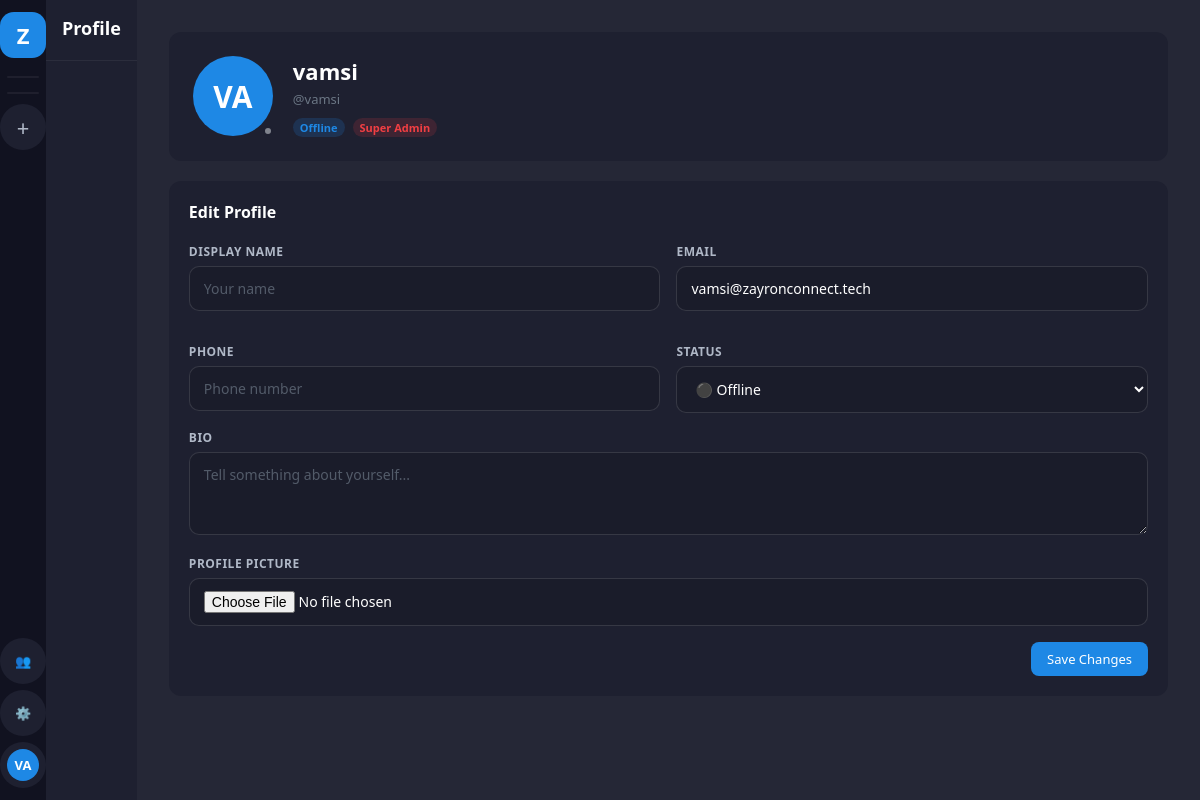
/profile/ (signed in), run on an earlier commit of the app's database.
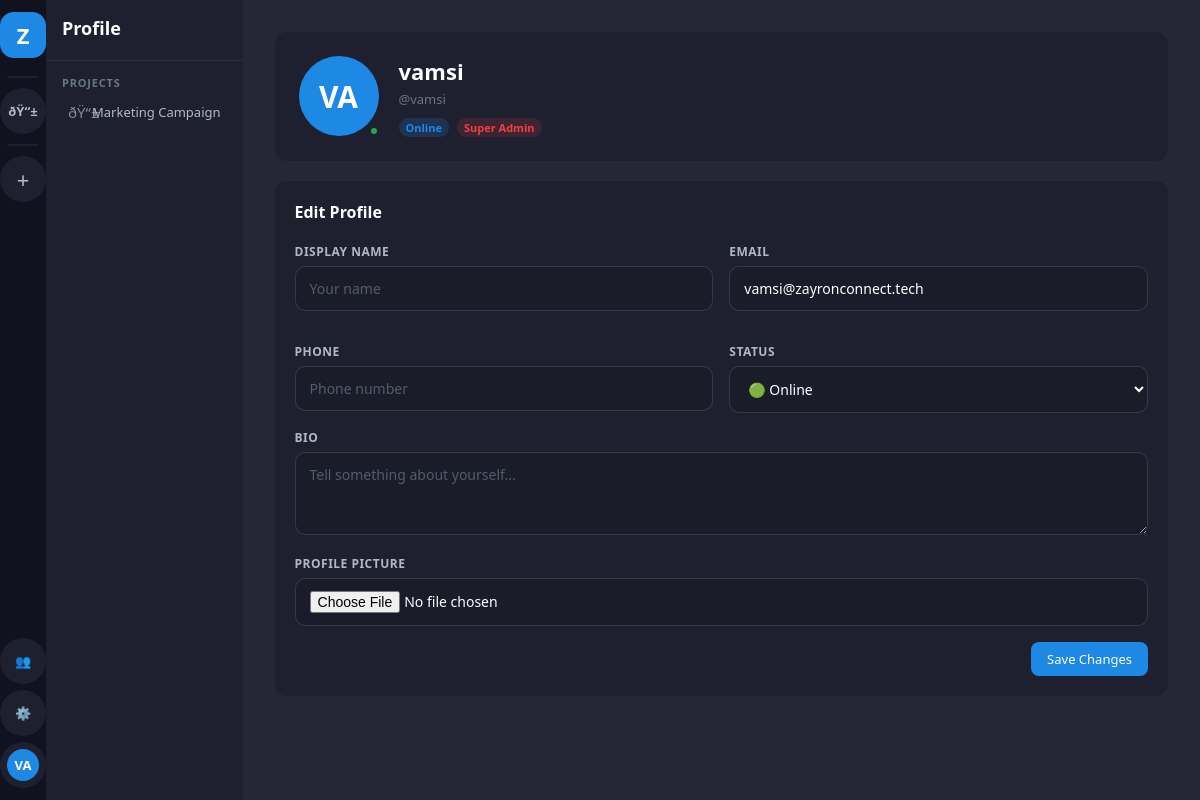
And on a later commit of the database.
### accounts/models.py (models this page shows, shortened)
class User(AbstractUser):
    ROLE_CHOICES = [
        ('super_admin', 'Super Admin'),
        ('hr', 'HR'),
        ('employee', 'Employee'),
    ]
    STATUS_CHOICES = [
        ('online', 'Online'),
        ('offline', 'Offline'),
        ('busy', 'Busy'),
        ('away', 'Away'),
    ]
    display_name = models.CharField(max_length=100, blank=True)
    avatar = models.ImageField(upload_to='avatars/', null=True, blank=True)
    is_super_admin = models.BooleanField(default=False)  # Legacy, kept for compatibility
    role = models.CharField(max_length=20, default='employee', choices=ROLE_CHOICES)
    status = models.CharField(max_length=20, default='offline', choices=STATUS_CHOICES)
    bio = models.TextField(blank=True)
    phone = models.CharField(max_length=20, blank=True)
    created_by = models.ForeignKey('self', on_delete=models.SET_NULL, null=True, blank=True, related_name='created_users')
    class Meta:
        db_table = 'zc_users'
    def get_display_name(self):
        return self.display_name or self.get_full_name() or self.username
    def get_status_color(self):
        return {
            'online': '#23a55a',
            'offline': '#80848e',
            'busy': '#f23f43',
            'away': '#f0b232',
        }.get(self.status, '#80848e')
    def get_initials(self):
        name = self.get_display_name()
        parts = name.split()
        if len(parts) >= 2:
            return (parts[0][0] + parts[1][0]).upper()
        return name[:2].upper() if name else 'U'

### workspace/models.py (models this page shows, shortened)
class Project(models.Model):
    name = models.CharField(max_length=200)
    description = models.TextField(blank=True)
    icon = models.CharField(max_length=10, default='💼')
    color = models.CharField(max_length=7, default='#7c5cbf')
    created_by = models.ForeignKey(User, on_delete=models.CASCADE, related_name='created_projects')
    members = models.ManyToManyField(User, through='ProjectMember', related_name='projects')
    created_at = models.DateTimeField(auto_now_add=True)
    is_active = models.BooleanField(default=True)
    invite_code = models.CharField(max_length=20, unique=True, blank=True)
    class Meta:
        db_table = 'zc_projects'
        ordering = ['-created_at']

### accounts/views.py (the view)
# urls.py: path('profile/', views.profile_view, name='profile'),
@login_required
def profile_view(request, username=None):
    profile_user = get_object_or_404(User, username=username) if username else request.user
    is_own = profile_user == request.user
    form = ProfileForm(instance=profile_user)
    if request.method == 'POST' and is_own:
        form = ProfileForm(request.POST, request.FILES, instance=request.user)
        if form.is_valid():
            form.save()
            messages.success(request, 'Profile updated successfully!')
            return redirect('profile')
    common_projects = []
    all_projects = []
    try:
        all_projects = list(request.user.projects.filter(is_active=True))
        if not is_own:
            my_projects = set(request.user.projects.values_list('id', flat=True))
            common_projects = list(profile_user.projects.filter(id__in=my_projects))
    except Exception:
        all_projects = []
        common_projects = []
    return render(request, 'accounts/profile.html', {
        'profile_user': profile_user,
        'form': form,
        'is_own': is_own,
        'common_projects': common_projects,
        'all_projects': all_projects,
    })

### accounts/forms.py
class ProfileForm(forms.ModelForm):
    class Meta:
        model = User
        fields = ('display_name', 'email', 'bio', 'phone', 'avatar', 'status')
        widgets = {
            'bio': forms.Textarea(attrs={'rows': 3, 'placeholder': 'Tell something about yourself...'}),
            'phone': forms.TextInput(attrs={'placeholder': 'Phone number'}),
            'display_name': forms.TextInput(attrs={'placeholder': 'Display name'}),
        }

### templates/accounts/profile.html (shortened to what this page needs)
{% extends 'base.html' %}
{% block sidebar %}
<nav class="sidebar-channels">
  <div class="sc-header">
    <h2>Profile</h2>
  </div>
  <div class="sc-body">
    {% if all_projects %}
    <div class="sc-section">
      <div class="sc-section-title">Projects</div>
      {% for project in all_projects %}
      <a href="/project/{{ project.id }}/" class="ch-item">
        <span class="ch-icon">{{ project.icon }}</span>
        <span class="ch-name">{{ project.name }}</span>
      </a>
      {% endfor %}
    </div>
    {% endif %}
  </div>
</nav>
{% endblock %}
{% block content %}
<div class="dashboard-content">
  <div class="profile-header">
    <div class="avatar-wrap">
      <div class="avatar avatar-80" style="background:var(--accent)">
        {% if profile_user.avatar %}
          <img src="{{ profile_user.avatar.url }}" alt="">
        {% else %}
          {{ profile_user.get_initials }}
        {% endif %}
      </div>
      <div class="status-dot" style="background:{{ profile_user.get_status_color }};border-color:var(--bg-sidebar-r)"></div>
    </div>
    <div class="profile-info" style="flex:1">
      <h2>{{ profile_user.get_display_name }}</h2>
      <p style="color:var(--text-3)">@{{ profile_user.username }}</p>
      <div style="display:flex;gap:8px;margin-top:10px;align-items:center;flex-wrap:wrap">
        <span class="badge badge-accent">{{ profile_user.get_status_display }}</span>
        {% if profile_user.is_super_admin %}<span class="badge badge-danger">Super Admin</span>{% endif %}
      </div>
    </div>
  </div>
  {% if is_own %}
  <div style="background:var(--bg-sidebar-r);border-radius:12px;padding:20px">
    <h4 style="font-size:16px;font-weight:700;margin-bottom:20px">Edit Profile</h4>
    <form method="POST" enctype="multipart/form-data" action="/profile/">
      <div style="display:grid;grid-template-columns:1fr 1fr;gap:16px">
        <div class="form-group">
          <label class="form-label">Display Name</label>
          <input type="text" name="display_name" class="form-control" value="{{ form.display_name.value|default:'' }}" placeholder="Your name">
        </div>
        <div class="form-group">
          <label class="form-label">Email</label>
          <input type="email" name="email" class="form-control" value="{{ form.email.value|default:'' }}">
        </div>
        <div class="form-group">
          <label class="form-label">Phone</label>
          <input type="text" name="phone" class="form-control" value="{{ form.phone.value|default:'' }}" placeholder="Phone number">
        </div>
        <div class="form-group">
          <label class="form-label">Status</label>
          <select name="status" class="form-control">
            <option value="online" {% if profile_user.status == 'online' %}selected{% endif %}>🟢 Online</option>
            <option value="offline" {% if profile_user.status == 'offline' %}selected{% endif %}>⚫ Offline</option>
          </select>
        </div>
      </div>
      <div class="form-group">
        <label class="form-label">Bio</label>
        <textarea name="bio" class="form-control" rows="3" placeholder="Tell something about yourself...">{{ form.bio.value|default:'' }}</textarea>
      </div>
      <div class="form-group">
        <label class="form-label">Profile Picture</label>
        <input type="file" name="avatar" class="form-control" accept="image/*">
      </div>
      <div style="display:flex;gap:8px;justify-content:flex-end">
        <button type="submit" class="btn btn-primary">Save Changes</button>
      </div>
    </form>
  </div>
  {% endif %}
</div>
{% endblock %}

### templates/base.html (shortened to what this page needs)
<!DOCTYPE html>
<html lang="en">
<head>
<link rel="stylesheet" href="/static/css/main.css">
</head>
<body>
<div class="app-shell">
  <nav class="sidebar-projects" id="sidebar-projects">
    <a href="/dashboard/" class="sp-btn sp-logo" title="ZayronConnect">Z</a>
    <div class="sp-divider"></div>
    {% for project in all_projects %}
    <a href="/project/{{ project.id }}/"
       class="sp-btn {% if current_project and current_project.id == project.id %}active{% endif %}"
       title="{{ project.name }}"
       style="{% if current_project and current_project.id == project.id %}background:{{ project.color }}{% endif %}">
      {{ project.icon }}
    </a>
    {% endfor %}
    <div class="sp-divider"></div>
    <a href="/project/create/" class="sp-btn" title="New Project">
      <span style="font-size:22px;font-weight:300">+</span>
    </a>
    {% if user.is_super_admin %}
    <a href="{% url 'user_management' %}" class="sp-btn" title="User Management">
      👥
    </a>
    {% endif %}
    {% if user.is_super_admin or user.is_staff %}
    <a href="/admin-panel/" class="sp-btn" title="Admin Panel">
      ⚙️
    </a>
    {% endif %}
    <a href="/profile/" class="sp-btn" title="Profile">
      <div class="avatar avatar-32" style="background:var(--accent)">{{ user.get_initials }}</div>
    </a>
  </nav>
  {% block sidebar %}{% endblock %}
  <main class="main-content" id="main-content">
    {% block content %}{% endblock %}
  </main>
</div>
</body>
</html>

What changed in the data, as far as the page shows it:
added Project: icon "ðŸ“±", name "Marketing Campaign"
changed User "VA": status "Offline" → "Online"; status "⚫ Offline" → "🟢 Online"
Also different on the page:
text now shown: "PROJECTS"
